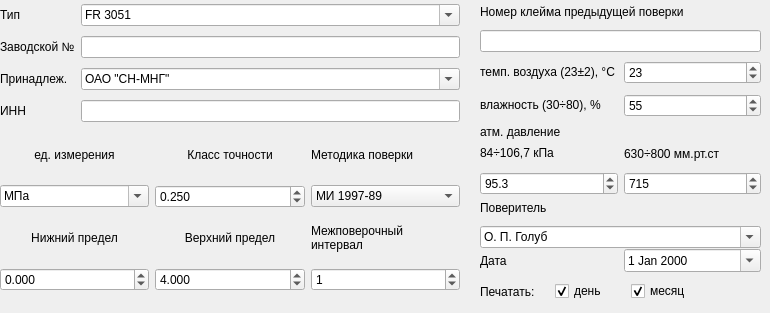
     <widget class="QWidget" name="tab">
      <attribute name="title">
       <string>Датчик и протокол</string>
      </attribute>
      <widget class="QLabel" name="label_19">
       <property name="geometry">
        <rect>
         <x>480</x>
         <y>123</y>
         <width>117</width>
         <height>18</height>
        </rect>
       </property>
       <property name="text">
        <string>атм. давление</string>
       </property>
      </widget>
      <widget class="QWidget" name="layoutWidget">
       <property name="geometry">
        <rect>
         <x>480</x>
         <y>279</y>
         <width>220</width>
         <height>25</height>
        </rect>
       </property>
       <layout class="QHBoxLayout" name="horizontalLayout">
        <item>
         <widget class="QLabel" name="label_15">
          <property name="text">
           <string>Печатать:</string>
          </property>
         </widget>
        </item>
        <item>
         <widget class="QCheckBox" name="DayBox">
          <property name="text">
           <string>день</string>
          </property>
          <property name="checked">
           <bool>true</bool>
          </property>
         </widget>
        </item>
        <item>
         <widget class="QCheckBox" name="MonthBox">
          <property name="text">
           <string>месяц</string>
          </property>
          <property name="checked">
           <bool>true</bool>
          </property>
         </widget>
        </item>
       </layout>
      </widget>
      <widget class="QWidget" name="layoutWidget">
       <property name="geometry">
        <rect>
         <x>480</x>
         <y>141</y>
         <width>281</width>
         <height>54</height>
        </rect>
       </property>
       <layout class="QGridLayout" name="gridLayout_2">
        <item row="0" column="0">
         <widget class="QLabel" name="label_21">
          <property name="text">
           <string>&lt;!DOCTYPE HTML PUBLIC &quot;-//W3C//DTD HTML 4.0//EN&quot; &quot;http://www.w3.org/TR/REC-html40/strict.dtd&quot;&gt;
&lt;html&gt;&lt;head&gt;&lt;meta name=&quot;qrichtext&quot; content=&quot;1&quot; /&gt;&lt;style type=&quot;text/css&quot;&gt;
p, li { white-space: pre-wrap; }
&lt;/style&gt;&lt;/head&gt;&lt;body style=&quot; font-family:'Sans Serif'; font-size:9pt; font-weight:400; font-style:normal;&quot;&gt;
&lt;p style=&quot; margin-top:0px; margin-bottom:0px; margin-left:0px; margin-right:0px; -qt-block-indent:0; text-indent:0px;&quot;&gt;84÷106,7 кПа&lt;/p&gt;&lt;/body&gt;&lt;/html&gt;</string>
          </property>
         </widget>
        </item>
        <item row="0" column="1">
         <widget class="QLabel" name="label_22">
          <property name="text">
           <string>630÷800 мм.рт.ст</string>
          </property>
         </widget>
        </item>
        <item row="1" column="0">
         <widget class="QDoubleSpinBox" name="atmkpa_box">
          <property name="decimals">
           <number>1</number>
          </property>
          <property name="minimum">
           <double>0.000000000000000</double>
          </property>
          <property name="maximum">
           <double>200.000000000000000</double>
          </property>
          <property name="singleStep">
           <double>0.500000000000000</double>
          </property>
          <property name="value">
           <double>95.299999999999997</double>
          </property>
         </widget>
        </item>
        <item row="1" column="1">
         <widget class="QDoubleSpinBox" name="atmmm_box">
          <property name="decimals">
           <number>0</number>
          </property>
          <property name="minimum">
           <double>0.000000000000000</double>
          </property>
          <property name="maximum">
           <double>2000.000000000000000</double>
          </property>
          <property name="singleStep">
           <double>1.000000000000000</double>
          </property>
          <property name="value">
           <double>715.000000000000000</double>
          </property>
         </widget>
        </item>
       </layout>
      </widget>
      <widget class="QWidget" name="layoutWidget">
       <property name="geometry">
        <rect>
         <x>480</x>
         <y>57</y>
         <width>281</width>
         <height>64</height>
        </rect>
       </property>
       <layout class="QGridLayout" name="gridLayout_3">
        <item row="0" column="0">
         <widget class="QLabel" name="label_18">
          <property name="text">
           <string>&lt;!DOCTYPE HTML PUBLIC &quot;-//W3C//DTD HTML 4.0//EN&quot; &quot;http://www.w3.org/TR/REC-html40/strict.dtd&quot;&gt;
&lt;html&gt;&lt;head&gt;&lt;meta name=&quot;qrichtext&quot; content=&quot;1&quot; /&gt;&lt;style type=&quot;text/css&quot;&gt;
p, li { white-space: pre-wrap; }
&lt;/style&gt;&lt;/head&gt;&lt;body style=&quot; font-family:'Sans Serif'; font-size:9pt; font-weight:400; font-style:normal;&quot;&gt;
&lt;p style=&quot; margin-top:0px; margin-bottom:0px; margin-left:0px; margin-right:0px; -qt-block-indent:0; text-indent:0px;&quot;&gt;темп. воздуха (23±2), °C&lt;/p&gt;&lt;/body&gt;&lt;/html&gt;</string>
          </property>
         </widget>
        </item>
        <item row="0" column="1">
         <widget class="QDoubleSpinBox" name="tvos_box">
          <property name="decimals">
           <number>0</number>
          </property>
          <property name="minimum">
           <double>0.000000000000000</double>
          </property>
          <property name="maximum">
           <double>50.000000000000000</double>
          </property>
          <property name="singleStep">
           <double>1.000000000000000</double>
          </property>
          <property name="value">
           <double>23.000000000000000</double>
          </property>
         </widget>
        </item>
        <item row="1" column="0">
         <widget class="QLabel" name="label_20">
          <property name="text">
           <string>&lt;!DOCTYPE HTML PUBLIC &quot;-//W3C//DTD HTML 4.0//EN&quot; &quot;http://www.w3.org/TR/REC-html40/strict.dtd&quot;&gt;
&lt;html&gt;&lt;head&gt;&lt;meta name=&quot;qrichtext&quot; content=&quot;1&quot; /&gt;&lt;style type=&quot;text/css&quot;&gt;
p, li { white-space: pre-wrap; }
&lt;/style&gt;&lt;/head&gt;&lt;body style=&quot; font-family:'Sans Serif'; font-size:9pt; font-weight:400; font-style:normal;&quot;&gt;
&lt;p style=&quot; margin-top:0px; margin-bottom:0px; margin-left:0px; margin-right:0px; -qt-block-indent:0; text-indent:0px;&quot;&gt;влажность (30÷80), %&lt;/p&gt;&lt;/body&gt;&lt;/html&gt;</string>
          </property>
         </widget>
        </item>
        <item row="1" column="1">
         <widget class="QDoubleSpinBox" name="water_box">
          <property name="decimals">
           <number>0</number>
          </property>
          <property name="minimum">
           <double>0.000000000000000</double>
          </property>
          <property name="maximum">
           <double>100.000000000000000</double>
          </property>
          <property name="singleStep">
           <double>1.000000000000000</double>
          </property>
          <property name="value">
           <double>55.000000000000000</double>
          </property>
         </widget>
        </item>
       </layout>
      </widget>
      <widget class="QWidget" name="layoutWidget">
       <property name="geometry">
        <rect>
         <x>480</x>
         <y>0</y>
         <width>281</width>
         <height>52</height>
        </rect>
       </property>
       <layout class="QVBoxLayout" name="verticalLayout_4">
        <item>
         <widget class="QLabel" name="label_17">
          <property name="text">
           <string>Номер клейма предыдущей поверки</string>
          </property>
         </widget>
        </item>
        <item>
         <widget class="QLineEdit" name="KleimoEdit"/>
        </item>
       </layout>
      </widget>
      <widget class="QWidget" name="layoutWidget">
       <property name="geometry">
        <rect>
         <x>0</x>
         <y>0</y>
         <width>460</width>
         <height>128</height>
        </rect>
       </property>
       <layout class="QGridLayout" name="gridLayout_4">
        <item row="0" column="0">
         <widget class="QLabel" name="label">
          <property name="text">
           <string>Тип</string>
          </property>
         </widget>
        </item>
        <item row="0" column="1">
         <widget class="QComboBox" name="NameBox">
          <property name="editable">
           <bool>true</bool>
          </property>
          <item>
           <property name="text">
            <string>FR 3051</string>
           </property>
          </item>
          <item>
           <property name="text">
            <string>Метран</string>
           </property>
          </item>
          <item>
           <property name="text">
            <string>Сапфир</string>
           </property>
          </item>
         </widget>
        </item>
        <item row="1" column="0">
         <widget class="QLabel" name="label_2">
          <property name="text">
           <string>Заводской №</string>
          </property>
         </widget>
        </item>
        <item row="1" column="1">
         <widget class="QLineEdit" name="SerialEdit"/>
        </item>
        <item row="2" column="0">
         <widget class="QLabel" name="label_3">
          <property name="text">
           <string>Принадлеж.</string>
          </property>
         </widget>
        </item>
        <item row="3" column="0">
         <widget class="QLabel" name="label_23">
          <property name="text">
           <string>ИНН</string>
          </property>
         </widget>
        </item>
        <item row="3" column="1">
         <widget class="QLineEdit" name="INNEdit"/>
        </item>
        <item row="2" column="1">
         <widget class="QComboBox" name="OwnerBox">
          <property name="editable">
           <bool>true</bool>
          </property>
          <item>
           <property name="text">
            <string>ОАО &quot;СН-МНГ&quot;</string>
           </property>
          </item>
          <item>
           <property name="text">
            <string>ОАО &quot;ТНК-Нижневартовск&quot;</string>
           </property>
          </item>
          <item>
           <property name="text">
            <string>ОАО &quot;СНГДУ-2&quot;</string>
           </property>
          </item>
          <item>
           <property name="text">
            <string>ОАО &quot;СНГ&quot;</string>
           </property>
          </item>
         </widget>
        </item>
       </layout>
      </widget>
      <widget class="QWidget" name="layoutWidget">
       <property name="geometry">
        <rect>
         <x>0</x>
         <y>130</y>
         <width>460</width>
         <height>161</height>
        </rect>
       </property>
       <layout class="QGridLayout" name="gridLayout_6">
        <item row="0" column="0">
         <widget class="QLabel" name="label_4">
          <property name="text">
           <string>ед. измерения</string>
          </property>
          <property name="alignment">
           <set>Qt::AlignCenter</set>
          </property>
          <property name="wordWrap">
           <bool>true</bool>
          </property>
         </widget>
        </item>
        <item row="1" column="0">
         <widget class="QComboBox" name="UnitBox">
          <property name="editable">
           <bool>true</bool>
          </property>
          <item>
           <property name="text">
            <string>МПа</string>
           </property>
          </item>
          <item>
           <property name="text">
            <string>бар</string>
           </property>
          </item>
          <item>
           <property name="text">
            <string>кПа</string>
           </property>
          </item>
          <item>
           <property name="text">
            <string>кгс/см2</string>
           </property>
          </item>
          <item>
           <property name="text">
            <string>мм. рт. ст</string>
           </property>
          </item>
         </widget>
        </item>
        <item row="2" column="0">
         <widget class="QLabel" name="label_5">
          <property name="text">
           <string>Нижний предел</string>
          </property>
          <property name="alignment">
           <set>Qt::AlignCenter</set>
          </property>
          <property name="wordWrap">
           <bool>true</bool>
          </property>
         </widget>
        </item>
        <item row="3" column="0">
         <widget class="QDoubleSpinBox" name="minBox">
          <property name="decimals">
           <number>3</number>
          </property>
          <property name="minimum">
           <double>-1000000000.000000000000000</double>
          </property>
          <property name="maximum">
           <double>1000000000.000000000000000</double>
          </property>
          <property name="value">
           <double>0.000000000000000</double>
          </property>
         </widget>
        </item>
        <item row="0" column="1">
         <widget class="QLabel" name="label_13">
          <property name="text">
           <string>Класс точности</string>
          </property>
          <property name="alignment">
           <set>Qt::AlignCenter</set>
          </property>
          <property name="wordWrap">
           <bool>true</bool>
          </property>
         </widget>
        </item>
        <item row="1" column="1">
         <widget class="QDoubleSpinBox" name="KlassBox">
          <property name="decimals">
           <number>3</number>
          </property>
          <property name="singleStep">
           <double>0.250000000000000</double>
          </property>
          <property name="value">
           <double>0.250000000000000</double>
          </property>
         </widget>
        </item>
        <item row="2" column="1">
         <widget class="QLabel" name="label_6">
          <property name="text">
           <string>Верхний предел</string>
          </property>
          <property name="alignment">
           <set>Qt::AlignCenter</set>
          </property>
          <property name="wordWrap">
           <bool>true</bool>
          </property>
         </widget>
        </item>
        <item row="3" column="1">
         <widget class="QDoubleSpinBox" name="maxBox">
          <property name="decimals">
           <number>3</number>
          </property>
          <property name="minimum">
           <double>-1000000000.000000000000000</double>
          </property>
          <property name="maximum">
           <double>1000000000.000000000000000</double>
          </property>
          <property name="value">
           <double>4.000000000000000</double>
          </property>
         </widget>
        </item>
        <item row="0" column="2">
         <widget class="QLabel" name="label_24">
          <property name="text">
           <string>Методика поверки</string>
          </property>
          <property name="wordWrap">
           <bool>true</bool>
          </property>
         </widget>
        </item>
        <item row="1" column="2">
         <widget class="QComboBox" name="MIBox">
          <property name="editable">
           <bool>false</bool>
          </property>
          <item>
           <property name="text">
            <string>МИ 1997-89</string>
           </property>
          </item>
          <item>
           <property name="text">
            <string>МИ 4212-012-2001</string>
           </property>
          </item>
         </widget>
        </item>
        <item row="2" column="2">
         <widget class="QLabel" name="label_25">
          <property name="text">
           <string>Межповерочный
интервал</string>
          </property>
          <property name="wordWrap">
           <bool>true</bool>
          </property>
         </widget>
        </item>
        <item row="3" column="2">
         <widget class="QDoubleSpinBox" name="interval_box">
          <property name="suffix">
           <string/>
          </property>
          <property name="decimals">
           <number>0</number>
          </property>
          <property name="minimum">
           <double>0.000000000000000</double>
          </property>
          <property name="maximum">
           <double>100.000000000000000</double>
          </property>
          <property name="singleStep">
           <double>1.000000000000000</double>
          </property>
          <property name="value">
           <double>1.000000000000000</double>
          </property>
         </widget>
        </item>
       </layout>
      </widget>
      <widget class="QWidget" name="layoutWidget">
       <property name="geometry">
        <rect>
         <x>480</x>
         <y>246</y>
         <width>281</width>
         <height>29</height>
        </rect>
       </property>
       <layout class="QHBoxLayout" name="horizontalLayout_2">
        <item>
         <widget class="QLabel" name="label_14">
          <property name="text">
           <string>Дата</string>
          </property>
         </widget>
        </item>
        <item>
         <widget class="QDateEdit" name="dateEdit">
          <property name="calendarPopup">
           <bool>true</bool>
          </property>
          <property name="timeSpec">
           <enum>Qt::LocalTime</enum>
          </property>
         </widget>
        </item>
       </layout>
      </widget>
      <widget class="QWidget" name="layoutWidget">
       <property name="geometry">
        <rect>
         <x>480</x>
         <y>195</y>
         <width>281</width>
         <height>53</height>
        </rect>
       </property>
       <layout class="QVBoxLayout" name="verticalLayout">
        <item>
         <widget class="QLabel" name="label_16">
          <property name="text">
           <string>Поверитель</string>
          </property>
         </widget>
        </item>
        <item>
         <widget class="QComboBox" name="PoverBox">
          <property name="editable">
           <bool>true</bool>
          </property>
          <item>
           <property name="text">
            <string>О. П. Голуб</string>
           </property>
          </item>
          <item>
           <property name="text">
            <string>Е. В. Денис</string>
           </property>
          </item>
          <item>
           <property name="text">
            <string>Н. В. Григорьева</string>
           </property>
          </item>
          <item>
           <property name="text">
            <string>С. В. Багаева</string>
           </property>
          </item>
         </widget>
        </item>
       </layout>
      </widget>
     </widget>
